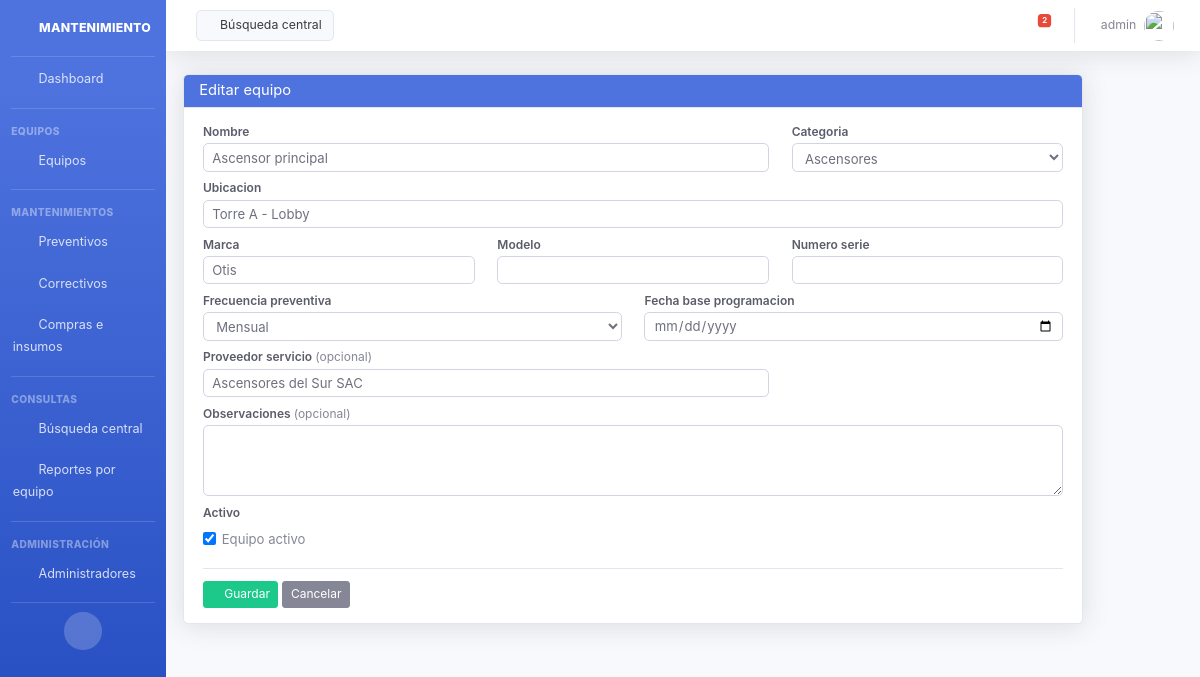
Screenshot of /equipos/editar/12/ (signed in) with the database file from the repository.
### core/models.py (models this page shows, shortened)
class Administrador(AbstractUser):
    pass

class Equipo(models.Model):
    nombre = models.CharField(max_length=200)
    categoria = models.CharField(max_length=80, choices=CATEGORIA_EQUIPO_CHOICES, default='varios')
    ubicacion = models.CharField(max_length=200)
    marca = models.CharField(max_length=100, blank=True)
    modelo = models.CharField(max_length=100, blank=True)
    numero_serie = models.CharField(max_length=100, blank=True)
    frecuencia_preventiva = models.CharField(max_length=20, choices=FRECUENCIA_CHOICES, default='mensual')
    fecha_base_programacion = models.DateField(help_text='Fecha de referencia para el cronograma anual')
    proveedor_servicio = models.CharField(max_length=200, blank=True)
    observaciones = models.TextField(blank=True)
    activo = models.BooleanField(default=True)
    fecha_registro = models.DateTimeField(auto_now_add=True)
    class Meta:
        ordering = ['categoria', 'nombre']
        verbose_name = 'Equipo'
        verbose_name_plural = 'Equipos'

### core/views.py (the view)
# urls.py: path('equipos/editar/<int:equipo_id>/', equipo_edit, name='equipo-edit'),
def equipo_edit(request, equipo_id):
    equipo = get_object_or_404(Equipo, id=equipo_id)
    if request.method == 'POST':
        form = EquipoForm(request.POST, instance=equipo)
        if form.is_valid():
            cambio_cronograma = (
                form.cleaned_data['frecuencia_preventiva'] != equipo.frecuencia_preventiva
                or form.cleaned_data['fecha_base_programacion'] != equipo.fecha_base_programacion
            )
            form.save()
            if cambio_cronograma:
                resultado = equipo.actualizar_cronograma_completo()
                messages.success(
                    request,
                    f'Equipo actualizado. Cronograma {resultado["anio_inicio"]}–{resultado["anio_fin"]} recalculado: '
                    f'{resultado["creados"]} fecha(s) nueva(s), '
                    f'{resultado["eliminados"]} obsoleta(s) eliminada(s).',
                )
            else:
                messages.success(request, 'Equipo actualizado correctamente.')
            return redirect('equipos-list')
    else:
        form = EquipoForm(instance=equipo)
    return render(request, 'core/equipo_form.html', {'form': form, 'titulo': 'Editar equipo', 'equipo': equipo})

### core/forms.py
class EquipoForm(forms.ModelForm):
    class Meta:
        model = Equipo
        fields = [
            'nombre', 'categoria', 'ubicacion', 'marca', 'modelo', 'numero_serie',
            'frecuencia_preventiva', 'fecha_base_programacion', 'proveedor_servicio',
            'observaciones', 'activo',
        ]
        widgets = {
            'fecha_base_programacion': forms.DateInput(attrs={'type': 'date', 'class': 'form-control'}),
            'observaciones': forms.Textarea(attrs={'rows': 3, 'class': 'form-control'}),
        }
    def __init__(self, *args, **kwargs):
        super().__init__(*args, **kwargs)
        for field in self.fields.values():
            if 'class' not in field.widget.attrs:
                field.widget.attrs['class'] = 'form-control'
        self.fields['categoria'].widget.attrs['class'] = 'form-control'
        self.fields['frecuencia_preventiva'].widget.attrs['class'] = 'form-control'
        self.fields['activo'].widget.attrs['class'] = 'form-check-input'

### core/templates/core/equipo_form.html (shortened to what this page needs)
{% extends 'core/base.html' %}
{% block content %}
<div class="card shadow form-registro-card form-registro">
    <div class="card-header bg-primary text-white py-2">
        <h5 class="m-0">{{ titulo }}</h5>
    </div>
    <div class="card-body">
        <form method="post">
            <div class="row">
                {% include 'core/partials/form_field.html' with field=form.nombre col="col-md-8" %}
                {% include 'core/partials/form_field.html' with field=form.categoria col="col-md-4" %}
            </div>
            <div class="row">
                {% include 'core/partials/form_field.html' with field=form.ubicacion col="col-12" %}
            </div>
            <div class="row">
                {% include 'core/partials/form_field.html' with field=form.marca col="col-md-4" %}
                {% include 'core/partials/form_field.html' with field=form.modelo col="col-md-4" %}
                {% include 'core/partials/form_field.html' with field=form.numero_serie col="col-md-4" %}
            </div>
            <div class="row">
                {% include 'core/partials/form_field.html' with field=form.frecuencia_preventiva col="col-md-6" %}
                {% include 'core/partials/form_field.html' with field=form.fecha_base_programacion col="col-md-6" widget="raw" %}
            </div>
            <div class="row">
                {% include 'core/partials/form_field.html' with field=form.proveedor_servicio col="col-md-8" optional=True %}
            </div>
            <div class="row">
                {% include 'core/partials/form_field.html' with field=form.observaciones col="col-12" widget="raw" optional=True %}
            </div>
            <div class="row">
                {% include 'core/partials/form_field.html' with field=form.activo col="col-12" widget="checkbox" checkbox_label="Equipo activo" %}
            </div>
            <div class="form-actions">
                <button type="submit" class="btn btn-success btn-sm"><i class="fas fa-save"></i> Guardar</button>
                <a href="{% url 'equipos-list' %}" class="btn btn-secondary btn-sm">Cancelar</a>
            </div>
        </form>
    </div>
</div>
{% endblock %}

### core/templates/core/header.html (shortened to what this page needs)
{% load static %}
<nav class="navbar navbar-expand navbar-light bg-white topbar mb-4 static-top shadow">
    <a href="{% url 'busqueda-central' %}" class="d-none d-sm-inline-block btn btn-light border small mr-auto ml-md-3 my-2 my-md-0">
        <i class="fas fa-search fa-sm"></i> Búsqueda central
    </a>
    <ul class="navbar-nav ml-auto">
        <li class="nav-item dropdown no-arrow mx-1">
            <a class="nav-link dropdown-toggle" href="#" id="alertsDropdown" role="button" data-toggle="dropdown"
               aria-haspopup="true" aria-expanded="false">
                <i class="fas fa-bell fa-fw"></i>
                <span class="badge badge-danger badge-counter" id="alert-count">0</span>
            </a>
        </li>
        <li class="nav-item dropdown no-arrow">
            <a class="nav-link dropdown-toggle" href="#" id="userDropdown" role="button"
               data-toggle="dropdown" aria-haspopup="true" aria-expanded="false">
                <span class="mr-2 d-none d-lg-inline text-gray-600 small">{{ request.user.username }}</span>
                <img class="img-profile rounded-circle" src="{% static 'img/undraw_profile.svg' %}">
            </a>
        </li>
    </ul>
</nav>

### core/templates/core/partials/form_field.html (shortened to what this page needs)
{% load widget_tweaks %}
<div class="col-12 {{ col|default:'col-md-12' }} form-group mb-2">
  <label class="form-registro-label" for="{{ field.id_for_label }}">
    {{ field.label }}{% if optional %} <span class="text-muted font-weight-normal">(opcional)</span>{% endif %}
  </label>
  {% if widget == 'checkbox' %}
    <div class="form-check mt-1">
      {{ field|add_class:"form-check-input" }}
      <label class="form-check-label" for="{{ field.id_for_label }}">{{ checkbox_label|default:field.label }}</label>
    </div>
  {% elif widget == 'raw' %}
    {{ field }}
  {% else %}
    {{ field|add_class:"form-control" }}
  {% endif %}
</div>

### core/static/css/mantenimiento.css (style rules this page uses)
html { font-size: 15px; }
body { font-size: 0.9375rem; }
h5, .h5 { font-size: 0.98rem; }
.btn { font-size: 0.875rem; }
.btn-sm { font-size: 0.8rem; padding: 0.25rem 0.5rem; }
.form-control, .custom-select, select.form-control { font-size: 0.875rem; padding: 0.4rem 0.65rem; height: calc(1.5em + 0.65rem + 2px); }
label, .col-form-label { font-size: 0.875rem; margin-bottom: 0.25rem; }
.card-header { padding: 0.6rem 1rem; }
.card-body { padding: 1rem; }
.badge { font-size: 0.75rem; padding: 0.35em 0.55em; }
.small, small { font-size: 0.82rem; }
.topbar { height: 3.4rem !important; }
.topbar .nav-link { font-size: 0.875rem; }
.form-registro-card { max-width: 900px; }
.form-registro .card-body { padding: 1rem 1.25rem; }
.form-registro .form-group { margin-bottom: 0.5rem; }
.form-registro .form-registro-label, .form-registro label.form-registro-label { display: block; margin-bottom: 0.15rem; font-size: 0.8rem; font-weight: 600; color: #5a5c69; }
.form-registro .form-control, .form-registro select.form-control { padding: 0.35rem 0.55rem; height: calc(1.45em + 0.5rem + 2px); }
.form-registro textarea.form-control { height: auto; min-height: 2.5rem; }
.form-registro .form-actions { margin-top: 0.75rem; padding-top: 0.75rem; border-top: 1px solid #e3e6f0; }
.form-registro .form-check { padding-top: 0.15rem; }

### rows the page displays
Administrador: user.username "admin"
Equipo: nombre "Ascensor principal", categoria "Ascensores", ubicacion "Torre A - Lobby", marca "Otis", frecuencia_preventiva "Mensual", proveedor_servicio "Ascensores del Sur SAC", activo "☑"

### other values shown
{{ titulo }} "Editar equipo"
{{ field.label }} "Nombre Categoria Ubicacion Marca Modelo Numero serie Frecuencia preventiva Fecha base programacion Proveedor servicio Observaciones Activo"
{{ checkbox_label|default:field.label }} "Equipo activo"
